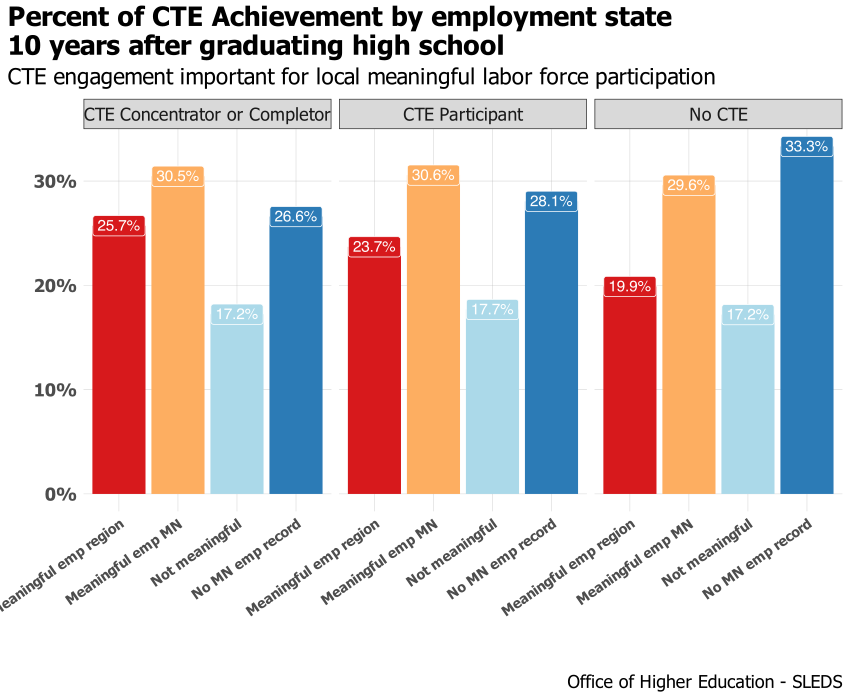

Source code (R):
# library -----------------------------------------------------------------
library(tidyverse)
library(sf)
library(ggrepel)
library(scales)
library(ggiraph)
library(rmapshaper)
library(cowplot)
library(RColorBrewer)
library(extrafont)
library(lubridate)
library(systemfonts)
reset_font_cache()
library(ggtext)
library(readxl)
library(ggforce)


rm(list = ls())

theme_bar <- theme_bw() +
  theme(panel.grid.major = element_line(color = "grey70", size = 0.1),
        panel.grid.minor = element_blank(),
        axis.ticks = element_blank(),
        axis.text = element_text(face = "bold"),
        panel.border = element_blank(),
        legend.background = element_rect(fill = "transparent", color = "transparent"),
        legend.key = element_rect(fill = "transparent"),
        legend.key.size = unit(1, "lines"),
        legend.margin = margin(0,0,0,0),
        legend.title = element_blank(),
        legend.text = element_text(margin = margin(l = 2)),
        text = element_text(family = "Tahoma"),
        plot.title.position = "plot",
        plot.title = element_text(face = "bold"))

theme_line <- theme_bw() +
  theme(legend.background = element_rect(fill = "transparent", color = "transparent"),
        legend.key = element_rect(fill = "transparent"),
        legend.text = element_text(margin = margin(l = 2)),
        panel.grid.minor = element_blank(),
        panel.grid.major = element_line(color = "grey70", size = 0.1),
        axis.ticks = element_blank(),
        axis.text = element_text(face = "bold"),
        panel.border = element_blank(),
        legend.margin = margin(0,0,0,0),
        legend.key.size = unit(1, "lines"),
        text = element_text(family = "Tahoma"),
        plot.title.position = "plot",
        plot.title = element_text(face = "bold"))

theme_sf <- theme_bw() +
  theme(axis.text.x=element_blank(),
        axis.text.y=element_blank(),
        axis.ticks=element_blank(),
        panel.background = element_blank(),
        panel.grid.major = element_line(color = "white"),
        panel.border = element_blank(),
        plot.title = element_text(face = "bold"),
        legend.title = element_blank(),
        legend.text = element_text(margin = margin(l = 2)),
        legend.margin = margin(0,0,0,0),
        legend.key.size = unit(1, "lines"),
        text = element_text(family = "Tahoma"),
        plot.title.position = "plot")

regions <- read_csv("/Users/kellyasche/Library/CloudStorage/GoogleDrive-kasche@ruralmn.org/My Drive/Data Prep/R Projects/Join docs/county_regions.csv") %>%
  select(5,6) %>%
  unique() %>%
  mutate(edr = str_replace(edr, "  ", " "),
         planning.region = str_replace(planning.region, " Minnesota", ""),
         planning.region = fct_relevel(planning.region, "Northwest", "Northeast", "Central", "Seven County Mpls-St Paul", "Southwest", "Southeast"),
         edr = fct_relevel(edr, "EDR 1 - Northwest", "EDR 2 - Headwaters", "EDR 3 - Arrowhead", "EDR 4 - West Central", "EDR 5 - North Central", "EDR 6E- Southwest Central", "EDR 6W- Upper Minnesota Valley", "EDR 7E- East Central", "EDR 7W- Central", "EDR 8 - Southwest", "EDR 9 - South Central", "EDR 10 - Southeast", "EDR 11 - 7 County Twin Cities", "Minnesota"))

counties.regions <- read_csv("/Users/kellyasche/Library/CloudStorage/GoogleDrive-kasche@ruralmn.org/My Drive/Data Prep/R Projects/Join docs/county_regions.csv") %>%
  rename(mif = `MIF Region`) %>%
  mutate(countyfp = formatC(countyfp, width = 3, flag = "0"),
         Name = str_to_title(Name),
         Name = str_replace(Name, "Q", "q"),
         Name = str_replace(Name, "Of The", "of the"),
         Name = str_replace(Name, "Mcleod", "McLeod"),
         Dem_Desc = ifelse(Name == "Minnesota", "Minnesota", Dem_Desc),
         Dem_Desc = fct_relevel(Dem_Desc, "Entirely rural", "Town/rural mix", "Urban/town/rural mix", "Entirely urban"),
         edr = str_replace(edr, "  ", " "),
         planning.region = str_replace(planning.region, " Minnesota", ""),
         planning.region = fct_relevel(planning.region, "Northwest", "Northeast", "Central", "Seven County Mpls-St Paul", "Southwest", "Southeast"),
         edr = fct_relevel(edr, "EDR 1 - Northwest", "EDR 2 - Headwaters", "EDR 3 - Arrowhead", "EDR 4 - West Central", "EDR 5 - North Central", "EDR 6E- Southwest Central", "EDR 6W- Upper Minnesota Valley", "EDR 7E- East Central", "EDR 7W- Central", "EDR 8 - Southwest", "EDR 9 - South Central", "EDR 10 - Southeast", "EDR 11 - 7 County Twin Cities", "Minnesota"),
         mif = ifelse(is.na(mif), "TC", mif),
         mif = as.factor(mif),
         mif = fct_relevel(mif, "NW", "NE", "WC", "EC", "SW", "SE", "TC"))
color.ruca <- c("Entirely rural" = "#009933", "Town/rural mix" = "#99CC33", "Urban/town/rural mix" = "#CC9966", "Entirely urban" = "#754C29")

color.pr <- c("Northwest" = "#4575b4","Northeast" = "grey", "Central" = "#fee090", "Seven County Mpls-St Paul" = "#d73027", "Southwest" = "#91bfdb", "Southeast" = "#fc8d59")

color.edr <- c("EDR 1 - Northwest" = "#b3cde3", "EDR 2 - Headwaters" = "#8c96c6", "EDR 3 - Arrowhead" = "#fe9929", "EDR 4 - West Central" = "#8856a7", "EDR 5 - North Central" = "#810f7c", "EDR 6E- Southwest Central" = "#e5f5f9", "EDR 6W- Upper Minnesota Valley" = "#bdc9e1", "EDR 7E- East Central" = "#99d8c9", "EDR 7W- Central" = "#2ca25f", "EDR 8 - Southwest" = "#74a9cf", "EDR 9 - South Central" = "#0570b0", "EDR 10 - Southeast" = "#d7301f", "EDR 11 - 7 County Twin Cities" = "#d8b365")

color.edr.simple <- c("EDR 1" = "#b3cde3", "EDR 2" = "#8c96c6", "EDR 3" = "#fe9929", "EDR 4" = "#8856a7", "EDR 5" = "#810f7c", "EDR 6E" = "#e5f5f9", "EDR 6W" = "#bdc9e1", "EDR 7E" = "#99d8c9", "EDR 7W" = "#2ca25f", "EDR 8" = "#74a9cf", "EDR 9" = "#0570b0", "EDR 10" = "#d7301f", "EDR 11" = "#d8b365", "Minnesota" = "black")

color.pr.edr <- c ("Northwest" = "#4575b4","Northeast" = "#e0f3f8", "Central" = "#fee090", "Seven County Mpls-St Paul" = "#d73027", "Southwest" = "#91bfdb", "Southeast" = "#fc8d59", "Minnesota" = "black", "EDR 1 - Northwest" = "#b3cde3", "EDR 2 - Headwaters" = "#8c96c6", "EDR 3 - Arrowhead" = "#fe9929", "EDR 4 - West Central" = "#8856a7", "EDR 5 - North Central" = "#810f7c", "EDR 6E- Southwest Central" = "#e5f5f9", "EDR 6W- Upper Minnesota Valley" = "#bdc9e1", "EDR 7E- East Central" = "#99d8c9", "EDR 7W- Central" = "#2ca25f", "EDR 8 - Southwest" = "#74a9cf", "EDR 9 - South Central" = "#0570b0", "EDR 10 - Southeast" = "#d7301f", "EDR 11 - 7 County Twin Cities" = "#d8b365")

color.six <- c("#009933", "#4575b4", "grey", "#fee090", "#fc8d59", "#d73027")

mn_counties <- st_read("/Users/kellyasche/Library/CloudStorage/GoogleDrive-kasche@ruralmn.org/My Drive/Data Prep/R Projects/Shapefiles/County shapefiles/MNCounties_MNDOT.shp", quiet = TRUE) %>%
  ms_simplify(keep = .01, keep_shapes = TRUE) %>%
  rename(countyfp = FIPS_CODE)

counties.regions.1 <- counties.regions %>%
  mutate(statefp = "27",
         project.pr = ifelse(edr %in% c("EDR 1 - Northwest", "EDR 2 - Headwaters", "EDR 4 - West Central"), "Northwest",
                             ifelse(edr == "EDR 3 - Arrowhead", "Northeast",
                                    ifelse(edr %in% c("EDR 5 - North Central", "EDR 7E- East Central", "EDR 7W- Central"), "Central",
                                           ifelse(edr %in% c("EDR 6E- Southwest Central", "EDR 6W- Upper Minnesota Valley", "EDR 8 - Southwest"), "Southwest",
                                                  ifelse(edr %in% c("EDR 9 - South Central", "EDR 10 - Southeast"), "Southern", as.character(planning.region)))))),
         project.pr = fct_relevel(project.pr, "Northwest", "Northeast", "Central", "Seven County Mpls-St Paul", "Southwest", "Southern"))

color.project.pr <- c("Northwest" = "#4575b4","Northeast" = "grey", "Central" = "#fee090", "Seven County Mpls-St Paul" = "#d73027", "Southwest" = "#91bfdb", "Southern" = "#fc8d59")


# Prep data ---------------------------------------------------------------

master <- read_csv("Data/SLEDS/Masters/After analysis/Master-meaningful-emp-central.csv")

data <- master %>%
  select(cte.achievement, grad.year.10) %>%
  filter(!is.na(cte.achievement)) %>%
  filter(cte.achievement != "Attending ps") %>%
  filter(grad.year.10 != "After 2023") %>%
  filter(grad.year.10 != "Attending ps") %>%
  mutate(cte.achievement = as.factor(cte.achievement)) %>%
  group_by(grad.year.10, cte.achievement) %>%
  summarize(n = n()) %>%
  ungroup() %>%
  group_by(cte.achievement) %>%
  mutate(pct = n / sum(n)) %>%
  ungroup() %>%
  mutate(grad.year.10 = str_replace(grad.year.10, "No MN emp record, not attending ps", "No MN emp record"),
         grad.year.10 = str_replace(grad.year.10, "Not meaningful, not attending ps", "Not meaningful"),
         grad.year.10 = fct_relevel(grad.year.10, "Meaningful emp region", "Meaningful emp MN", "Not meaningful", "No MN emp record"))

# Create chart ------------------------------------------------------------

ggplot(data, aes(grad.year.10, pct, fill = grad.year.10)) +
  facet_wrap(~cte.achievement) +
  geom_bar(stat = "identity") +
  geom_label(aes(label = percent(pct, accuracy = .1)), show.legend = FALSE, color = "white") +
  labs(x="", y = "", title = "Percent of CTE Achievement by employment state\n10 years after graduating high school", subtitle = "CTE engagement important for local meaningful labor force participation", caption = "\nOffice of Higher Education - SLEDS") +
  scale_y_continuous(labels=scales::percent) +
  scale_fill_manual(values = brewer.pal(n = 4, "RdYlBu")) +
  theme_bar+
  theme(legend.position = "none",
        text = element_text(size = 16),
        axis.text.x = element_text(angle = 35,
                                   hjust = 1,
                                   size = 10))

ggsave(filename = "Charts/EPIC/cte-achievement-grad-year-10.pdf", device = cairo_pdf, dpi = "print", width = 8.5, height = 7)


names(data)
